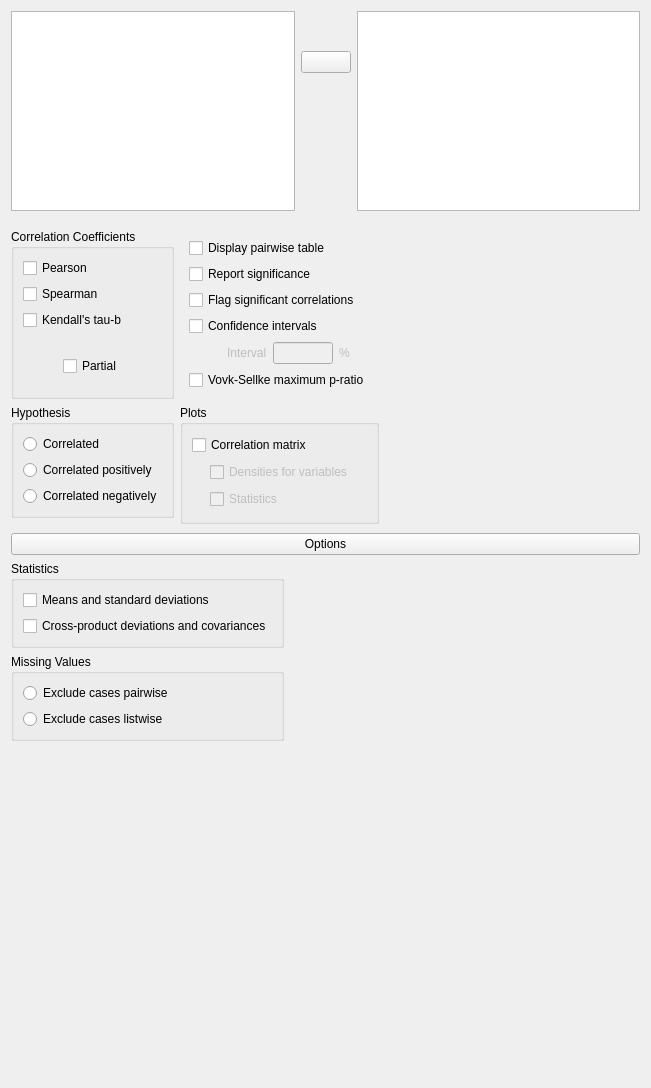
<?xml version="1.0" encoding="UTF-8"?>
<ui version="4.0">
 <class>CorrelationForm</class>
 <widget class="QWidget" name="CorrelationForm">
  <property name="geometry">
   <rect>
    <x>0</x>
    <y>0</y>
    <width>651</width>
    <height>1088</height>
   </rect>
  </property>
  <property name="sizePolicy">
   <sizepolicy hsizetype="Fixed" vsizetype="Preferred">
    <horstretch>0</horstretch>
    <verstretch>0</verstretch>
   </sizepolicy>
  </property>
  <property name="windowTitle">
   <string>Form</string>
  </property>
  <layout class="QGridLayout" name="gridLayout_8">
   <property name="verticalSpacing">
    <number>0</number>
   </property>
   <item row="0" column="0">
    <widget class="QWidget" name="topWidget" native="true">
     <property name="sizePolicy">
      <sizepolicy hsizetype="Preferred" vsizetype="Fixed">
       <horstretch>0</horstretch>
       <verstretch>0</verstretch>
      </sizepolicy>
     </property>
     <property name="minimumSize">
      <size>
       <width>0</width>
       <height>0</height>
      </size>
     </property>
     <layout class="QGridLayout" name="gridLayout_7">
      <property name="leftMargin">
       <number>0</number>
      </property>
      <property name="topMargin">
       <number>0</number>
      </property>
      <property name="rightMargin">
       <number>0</number>
      </property>
      <property name="verticalSpacing">
       <number>0</number>
      </property>
      <item row="3" column="1">
       <spacer name="verticalSpacer">
        <property name="orientation">
         <enum>Qt::Vertical</enum>
        </property>
        <property name="sizeHint" stdset="0">
         <size>
          <width>20</width>
          <height>40</height>
         </size>
        </property>
       </spacer>
      </item>
      <item row="2" column="1">
       <widget class="AssignButton" name="assignButton">
        <property name="sizePolicy">
         <sizepolicy hsizetype="Fixed" vsizetype="Fixed">
          <horstretch>0</horstretch>
          <verstretch>0</verstretch>
         </sizepolicy>
        </property>
        <property name="minimumSize">
         <size>
          <width>50</width>
          <height>0</height>
         </size>
        </property>
        <property name="maximumSize">
         <size>
          <width>50</width>
          <height>16777215</height>
         </size>
        </property>
        <property name="text">
         <string/>
        </property>
       </widget>
      </item>
      <item row="0" column="0" rowspan="4">
       <widget class="AvailableFieldsListView" name="availableVariables">
        <property name="sizePolicy">
         <sizepolicy hsizetype="Expanding" vsizetype="Fixed">
          <horstretch>0</horstretch>
          <verstretch>0</verstretch>
         </sizepolicy>
        </property>
        <property name="minimumSize">
         <size>
          <width>0</width>
          <height>200</height>
         </size>
        </property>
        <property name="maximumSize">
         <size>
          <width>16777215</width>
          <height>200</height>
         </size>
        </property>
       </widget>
      </item>
      <item row="0" column="2" rowspan="4">
       <widget class="BoundListView" name="variables">
        <property name="sizePolicy">
         <sizepolicy hsizetype="Expanding" vsizetype="Fixed">
          <horstretch>0</horstretch>
          <verstretch>0</verstretch>
         </sizepolicy>
        </property>
        <property name="minimumSize">
         <size>
          <width>0</width>
          <height>200</height>
         </size>
        </property>
        <property name="maximumSize">
         <size>
          <width>16777215</width>
          <height>200</height>
         </size>
        </property>
       </widget>
      </item>
      <item row="1" column="1">
       <spacer name="verticalSpacer_2">
        <property name="orientation">
         <enum>Qt::Vertical</enum>
        </property>
        <property name="sizeType">
         <enum>QSizePolicy::Fixed</enum>
        </property>
        <property name="sizeHint" stdset="0">
         <size>
          <width>20</width>
          <height>40</height>
         </size>
        </property>
       </spacer>
      </item>
     </layout>
    </widget>
   </item>
   <item row="1" column="0">
    <widget class="QWidget" name="widget_5" native="true">
     <property name="sizePolicy">
      <sizepolicy hsizetype="Fixed" vsizetype="Fixed">
       <horstretch>0</horstretch>
       <verstretch>0</verstretch>
      </sizepolicy>
     </property>
     <layout class="QGridLayout" name="gridLayout_12">
      <property name="leftMargin">
       <number>0</number>
      </property>
      <property name="rightMargin">
       <number>0</number>
      </property>
      <property name="bottomMargin">
       <number>0</number>
      </property>
      <item row="1" column="1" rowspan="2">
       <widget class="GroupBox" name="plotsContainer">
        <property name="title">
         <string>Plots</string>
        </property>
        <layout class="QGridLayout" name="gridLayout_11">
         <item row="1" column="0" rowspan="2">
          <widget class="QWidget" name="widget_3" native="true">
           <property name="maximumSize">
            <size>
             <width>12</width>
             <height>16777215</height>
            </size>
           </property>
          </widget>
         </item>
         <item row="1" column="1">
          <widget class="BoundCheckBox" name="plotDensities">
           <property name="enabled">
            <bool>false</bool>
           </property>
           <property name="text">
            <string>Densities for variables</string>
           </property>
          </widget>
         </item>
         <item row="0" column="0" colspan="2">
          <widget class="BoundCheckBox" name="plotCorrelationMatrix">
           <property name="text">
            <string>Correlation matrix</string>
           </property>
          </widget>
         </item>
         <item row="2" column="1">
          <widget class="BoundCheckBox" name="plotStatistics">
           <property name="enabled">
            <bool>false</bool>
           </property>
           <property name="text">
            <string>Statistics</string>
           </property>
          </widget>
         </item>
        </layout>
       </widget>
      </item>
      <item row="0" column="1">
       <widget class="QWidget" name="widget_7" native="true">
        <layout class="QGridLayout" name="gridLayout_5">
         <item row="4" column="0">
          <widget class="QWidget" name="confidenceIntervalsIntervalContainer" native="true">
           <property name="enabled">
            <bool>false</bool>
           </property>
           <layout class="QGridLayout" name="gridLayout_4">
            <property name="leftMargin">
             <number>0</number>
            </property>
            <property name="topMargin">
             <number>0</number>
            </property>
            <property name="rightMargin">
             <number>0</number>
            </property>
            <property name="bottomMargin">
             <number>0</number>
            </property>
            <item row="0" column="0">
             <widget class="QWidget" name="widget_8" native="true">
              <property name="minimumSize">
               <size>
                <width>30</width>
                <height>0</height>
               </size>
              </property>
             </widget>
            </item>
            <item row="0" column="2">
             <widget class="BoundTextBox" name="confidenceIntervalsInterval">
              <property name="maximumSize">
               <size>
                <width>60</width>
                <height>16777215</height>
               </size>
              </property>
             </widget>
            </item>
            <item row="0" column="1">
             <widget class="QLabel" name="label">
              <property name="text">
               <string>Interval</string>
              </property>
             </widget>
            </item>
            <item row="0" column="3">
             <widget class="QLabel" name="label_2">
              <property name="text">
               <string>%</string>
              </property>
             </widget>
            </item>
           </layout>
          </widget>
         </item>
         <item row="3" column="0">
          <widget class="BoundCheckBox" name="confidenceIntervals">
           <property name="text">
            <string>Confidence intervals</string>
           </property>
          </widget>
         </item>
         <item row="2" column="0">
          <widget class="BoundCheckBox" name="flagSignificant">
           <property name="text">
            <string>Flag significant correlations</string>
           </property>
          </widget>
         </item>
         <item row="5" column="0">
          <widget class="BoundCheckBox" name="VovkSellkeMPR">
           <property name="sizePolicy">
            <sizepolicy hsizetype="Fixed" vsizetype="Fixed">
             <horstretch>0</horstretch>
             <verstretch>0</verstretch>
            </sizepolicy>
           </property>
           <property name="text">
            <string>Vovk-Sellke maximum p-ratio</string>
           </property>
          </widget>
         </item>
         <item row="1" column="0">
          <widget class="BoundCheckBox" name="reportSignificance">
           <property name="text">
            <string>Report significance</string>
           </property>
          </widget>
         </item>
         <item row="0" column="0">
          <widget class="BoundCheckBox" name="displayPairwise">
           <property name="text">
            <string>Display pairwise table</string>
           </property>
          </widget>
         </item>
        </layout>
       </widget>
      </item>
      <item row="0" column="0">
       <widget class="GroupBox" name="groupBox">
        <property name="title">
         <string>Correlation Coefficients</string>
        </property>
        <layout class="QGridLayout" name="gridLayout_2">
         <property name="horizontalSpacing">
          <number>20</number>
         </property>
         <item row="0" column="0">
          <widget class="BoundCheckBox" name="pearson">
           <property name="text">
            <string>Pearson</string>
           </property>
          </widget>
         </item>
         <item row="2" column="0">
          <widget class="BoundCheckBox" name="kendallsTauB">
           <property name="text">
            <string>Kendall's tau-b</string>
           </property>
          </widget>
         </item>
         <item row="1" column="0">
          <widget class="BoundCheckBox" name="spearman">
           <property name="text">
            <string>Spearman</string>
           </property>
          </widget>
         </item>
         <item row="3" column="0">
          <widget class="QWidget" name="PartialWidget" native="true">
           <property name="sizePolicy">
            <sizepolicy hsizetype="Preferred" vsizetype="Preferred">
             <horstretch>0</horstretch>
             <verstretch>0</verstretch>
            </sizepolicy>
           </property>
           <widget class="BoundCheckBox" name="partial">
            <property name="geometry">
             <rect>
              <x>40</x>
              <y>20</y>
              <width>81</width>
              <height>20</height>
             </rect>
            </property>
            <property name="text">
             <string>Partial</string>
            </property>
           </widget>
          </widget>
         </item>
        </layout>
       </widget>
      </item>
      <item row="1" column="0">
       <widget class="BoundGroupBox" name="hypothesis">
        <property name="title">
         <string>Hypothesis</string>
        </property>
        <property name="flat">
         <bool>true</bool>
        </property>
        <layout class="QGridLayout" name="gridLayout_3">
         <item row="1" column="0">
          <widget class="QRadioButton" name="_2correlatedPositively">
           <property name="text">
            <string>Correlated positively</string>
           </property>
          </widget>
         </item>
         <item row="0" column="0">
          <widget class="QRadioButton" name="_1correlated">
           <property name="text">
            <string>Correlated</string>
           </property>
          </widget>
         </item>
         <item row="2" column="0">
          <widget class="QRadioButton" name="_3correlatedNegatively">
           <property name="text">
            <string>Correlated negatively</string>
           </property>
          </widget>
         </item>
        </layout>
       </widget>
      </item>
     </layout>
    </widget>
   </item>
   <item row="2" column="0">
    <widget class="QWidget" name="optionsWidget" native="true">
     <layout class="QGridLayout" name="gridLayout">
      <property name="leftMargin">
       <number>0</number>
      </property>
      <property name="rightMargin">
       <number>0</number>
      </property>
      <property name="bottomMargin">
       <number>3</number>
      </property>
      <item row="0" column="0">
       <widget class="ExpanderButton" name="buttonOptions">
        <property name="sizePolicy">
         <sizepolicy hsizetype="Expanding" vsizetype="Fixed">
          <horstretch>0</horstretch>
          <verstretch>0</verstretch>
         </sizepolicy>
        </property>
        <property name="text">
         <string>Options</string>
        </property>
        <property name="checkable">
         <bool>true</bool>
        </property>
       </widget>
      </item>
      <item row="1" column="0">
       <widget class="QWidget" name="panelOptions" native="true">
        <property name="sizePolicy">
         <sizepolicy hsizetype="Fixed" vsizetype="Fixed">
          <horstretch>0</horstretch>
          <verstretch>0</verstretch>
         </sizepolicy>
        </property>
        <layout class="QGridLayout" name="gridLayout_10">
         <property name="leftMargin">
          <number>0</number>
         </property>
         <property name="topMargin">
          <number>0</number>
         </property>
         <property name="rightMargin">
          <number>0</number>
         </property>
         <property name="bottomMargin">
          <number>0</number>
         </property>
         <item row="1" column="0">
          <widget class="BoundGroupBox" name="missingValues">
           <property name="title">
            <string>Missing Values</string>
           </property>
           <property name="flat">
            <bool>true</bool>
           </property>
           <layout class="QGridLayout" name="gridLayout_9">
            <item row="0" column="0">
             <widget class="QRadioButton" name="_1excludePairwise">
              <property name="text">
               <string>Exclude cases pairwise</string>
              </property>
             </widget>
            </item>
            <item row="1" column="0">
             <widget class="QRadioButton" name="_2excludeListwise">
              <property name="text">
               <string>Exclude cases listwise</string>
              </property>
             </widget>
            </item>
           </layout>
          </widget>
         </item>
         <item row="0" column="0">
          <widget class="GroupBox" name="groupBox_3">
           <property name="title">
            <string>Statistics</string>
           </property>
           <layout class="QGridLayout" name="gridLayout_6">
            <item row="0" column="0">
             <widget class="BoundCheckBox" name="meansAndStdDev">
              <property name="text">
               <string>Means and standard deviations</string>
              </property>
             </widget>
            </item>
            <item row="1" column="0">
             <widget class="BoundCheckBox" name="crossProducts">
              <property name="text">
               <string>Cross-product deviations and covariances</string>
              </property>
             </widget>
            </item>
           </layout>
          </widget>
         </item>
        </layout>
       </widget>
      </item>
     </layout>
    </widget>
   </item>
   <item row="3" column="0">
    <spacer name="verticalSpacer_4">
     <property name="orientation">
      <enum>Qt::Vertical</enum>
     </property>
     <property name="sizeHint" stdset="0">
      <size>
       <width>20</width>
       <height>40</height>
      </size>
     </property>
    </spacer>
   </item>
  </layout>
 </widget>
 <customwidgets>
  <customwidget>
   <class>AssignButton</class>
   <extends>QPushButton</extends>
   <header>widgets/assignbutton.h</header>
  </customwidget>
  <customwidget>
   <class>AvailableFieldsListView</class>
   <extends>QListView</extends>
   <header>widgets/availablefieldslistview.h</header>
  </customwidget>
  <customwidget>
   <class>GroupBox</class>
   <extends>QGroupBox</extends>
   <header>widgets/groupbox.h</header>
   <container>1</container>
  </customwidget>
  <customwidget>
   <class>BoundTextBox</class>
   <extends>QLineEdit</extends>
   <header>widgets/boundtextbox.h</header>
  </customwidget>
  <customwidget>
   <class>BoundGroupBox</class>
   <extends>QGroupBox</extends>
   <header>widgets/boundgroupbox.h</header>
   <container>1</container>
  </customwidget>
  <customwidget>
   <class>ExpanderButton</class>
   <extends>QPushButton</extends>
   <header>widgets/expanderbutton.h</header>
  </customwidget>
  <customwidget>
   <class>BoundCheckBox</class>
   <extends>QCheckBox</extends>
   <header>widgets/boundcheckbox.h</header>
  </customwidget>
  <customwidget>
   <class>BoundListView</class>
   <extends>QListView</extends>
   <header>widgets/boundlistview.h</header>
  </customwidget>
 </customwidgets>
 <tabstops>
  <tabstop>availableVariables</tabstop>
  <tabstop>variables</tabstop>
  <tabstop>assignButton</tabstop>
  <tabstop>pearson</tabstop>
  <tabstop>spearman</tabstop>
  <tabstop>kendallsTauB</tabstop>
  <tabstop>displayPairwise</tabstop>
  <tabstop>reportSignificance</tabstop>
  <tabstop>flagSignificant</tabstop>
  <tabstop>confidenceIntervals</tabstop>
  <tabstop>confidenceIntervalsInterval</tabstop>
  <tabstop>VovkSellkeMPR</tabstop>
  <tabstop>_1correlated</tabstop>
  <tabstop>_2correlatedPositively</tabstop>
  <tabstop>_3correlatedNegatively</tabstop>
  <tabstop>plotCorrelationMatrix</tabstop>
  <tabstop>plotDensities</tabstop>
  <tabstop>plotStatistics</tabstop>
  <tabstop>buttonOptions</tabstop>
  <tabstop>meansAndStdDev</tabstop>
  <tabstop>crossProducts</tabstop>
  <tabstop>_1excludePairwise</tabstop>
  <tabstop>_2excludeListwise</tabstop>
 </tabstops>
 <resources/>
 <connections>
  <connection>
   <sender>plotCorrelationMatrix</sender>
   <signal>toggled(bool)</signal>
   <receiver>plotDensities</receiver>
   <slot>setEnabled(bool)</slot>
   <hints>
    <hint type="sourcelabel">
     <x>371</x>
     <y>443</y>
    </hint>
    <hint type="destinationlabel">
     <x>383</x>
     <y>466</y>
    </hint>
   </hints>
  </connection>
  <connection>
   <sender>plotCorrelationMatrix</sender>
   <signal>toggled(bool)</signal>
   <receiver>plotStatistics</receiver>
   <slot>setEnabled(bool)</slot>
   <hints>
    <hint type="sourcelabel">
     <x>371</x>
     <y>443</y>
    </hint>
    <hint type="destinationlabel">
     <x>383</x>
     <y>487</y>
    </hint>
   </hints>
  </connection>
  <connection>
   <sender>confidenceIntervals</sender>
   <signal>toggled(bool)</signal>
   <receiver>confidenceIntervalsIntervalContainer</receiver>
   <slot>setEnabled(bool)</slot>
   <hints>
    <hint type="sourcelabel">
     <x>290</x>
     <y>307</y>
    </hint>
    <hint type="destinationlabel">
     <x>290</x>
     <y>335</y>
    </hint>
   </hints>
  </connection>
 </connections>
</ui>
